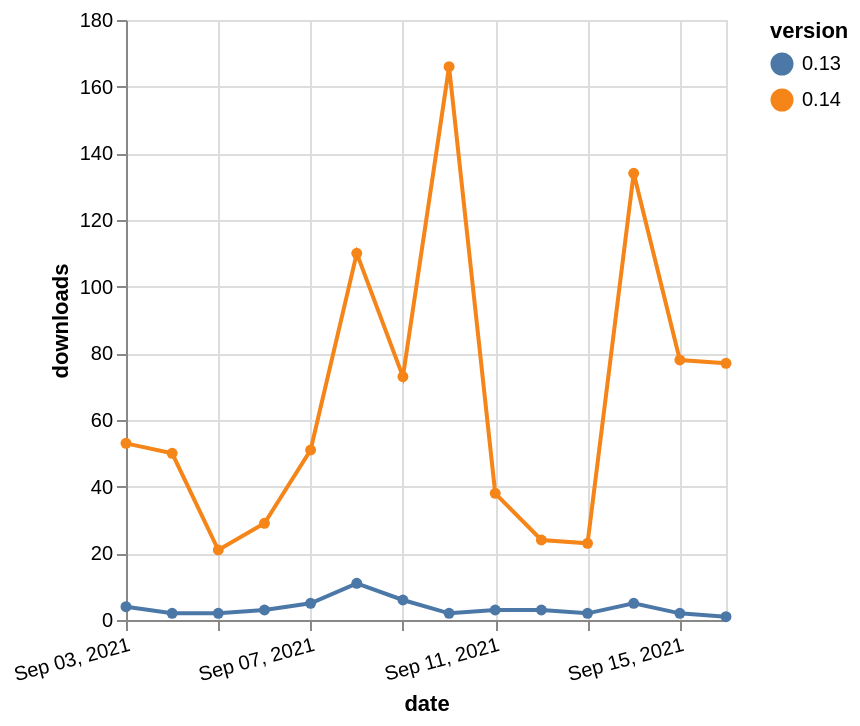

Express this chart as Vega-Lite.
### Vega-Lite specification from a JSON file in a GitHub repository (floating-point values rounded to 4 significant figures)
{"$schema": "https://vega.github.io/schema/vega-lite/v5.json", "description": "A simple bar chart with embedded data.", "data": {"values": [{"date": "2021-09-03", "total": 22590, "delta": 4, "version": "0.13"}, {"date": "2021-09-04", "total": 22592, "delta": 2, "version": "0.13"}, {"date": "2021-09-05", "total": 22594, "delta": 2, "version": "0.13"}, {"date": "2021-09-06", "total": 22597, "delta": 3, "version": "0.13"}, {"date": "2021-09-07", "total": 22602, "delta": 5, "version": "0.13"}, {"date": "2021-09-08", "total": 22613, "delta": 11, "version": "0.13"}, {"date": "2021-09-09", "total": 22619, "delta": 6, "version": "0.13"}, {"date": "2021-09-10", "total": 22621, "delta": 2, "version": "0.13"}, {"date": "2021-09-11", "total": 22624, "delta": 3, "version": "0.13"}, {"date": "2021-09-12", "total": 22627, "delta": 3, "version": "0.13"}, {"date": "2021-09-13", "total": 22629, "delta": 2, "version": "0.13"}, {"date": "2021-09-14", "total": 22634, "delta": 5, "version": "0.13"}, {"date": "2021-09-15", "total": 22636, "delta": 2, "version": "0.13"}, {"date": "2021-09-16", "total": 22637, "delta": 1, "version": "0.13"}, {"date": "2021-09-03", "total": 70140, "delta": 53, "version": "0.14"}, {"date": "2021-09-04", "total": 70190, "delta": 50, "version": "0.14"}, {"date": "2021-09-05", "total": 70211, "delta": 21, "version": "0.14"}, {"date": "2021-09-06", "total": 70240, "delta": 29, "version": "0.14"}, {"date": "2021-09-07", "total": 70291, "delta": 51, "version": "0.14"}, {"date": "2021-09-08", "total": 70401, "delta": 110, "version": "0.14"}, {"date": "2021-09-09", "total": 70474, "delta": 73, "version": "0.14"}, {"date": "2021-09-10", "total": 70640, "delta": 166, "version": "0.14"}, {"date": "2021-09-11", "total": 70678, "delta": 38, "version": "0.14"}, {"date": "2021-09-12", "total": 70702, "delta": 24, "version": "0.14"}, {"date": "2021-09-13", "total": 70725, "delta": 23, "version": "0.14"}, {"date": "2021-09-14", "total": 70859, "delta": 134, "version": "0.14"}, {"date": "2021-09-15", "total": 70937, "delta": 78, "version": "0.14"}, {"date": "2021-09-16", "total": 71014, "delta": 77, "version": "0.14"}]}, "width": "container", "mark": {"type": "line", "point": {"filled": true}}, "encoding": {"x": {"field": "date", "type": "temporal", "timeUnit": "yearmonthdate", "title": "date", "axis": {"labelAngle": -15}}, "y": {"field": "delta", "type": "quantitative", "title": "downloads"}, "color": {"field": "version", "type": "nominal"}, "tooltip": {"field": "delta"}}}
